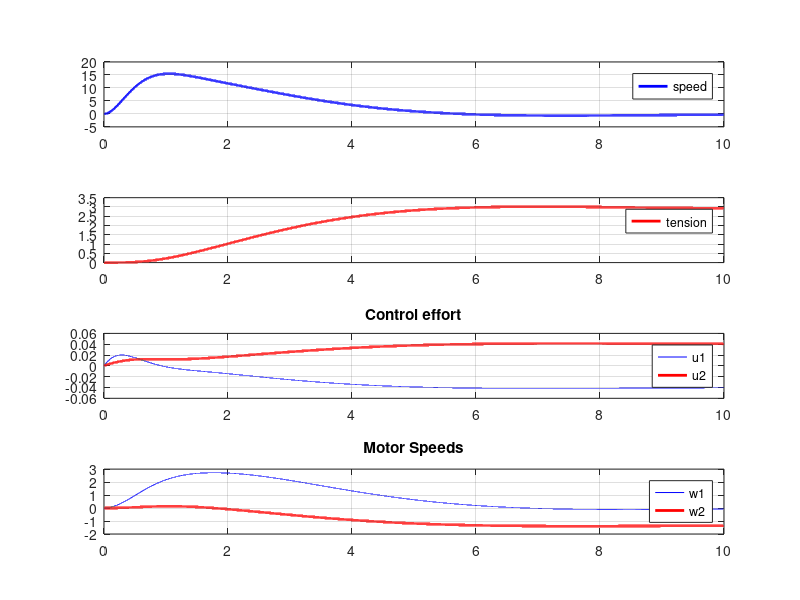

This chart was generated by the following MATLAB code:
clear;
load('result_data.mat')
y1 = y(:,1);
y2 = y(:,2);
u1 = u(:,1);
u2 = u(:,2);

w1 = x(:,2);
w2 = x(:,4);

figure(10)
subplot(411)
plot(time,y1,'b', 'LineWidth',2)
grid
legend('speed');

subplot(412)
plot(time,y2,'r', 'LineWidth',2)
grid
legend('tension');

subplot(413)
plot(time,u1,'b', time, u2, 'r', 'LineWidth',2)
%axis([0 Tsim -11 11])
title('Control effort')
legend('u1', 'u2');
grid

subplot(414)
plot(time,w1,'b', time, w2, 'r', 'LineWidth',2)
%axis([0 Tsim -11 11])
title('Motor Speeds')
legend('w1', 'w2');
grid
